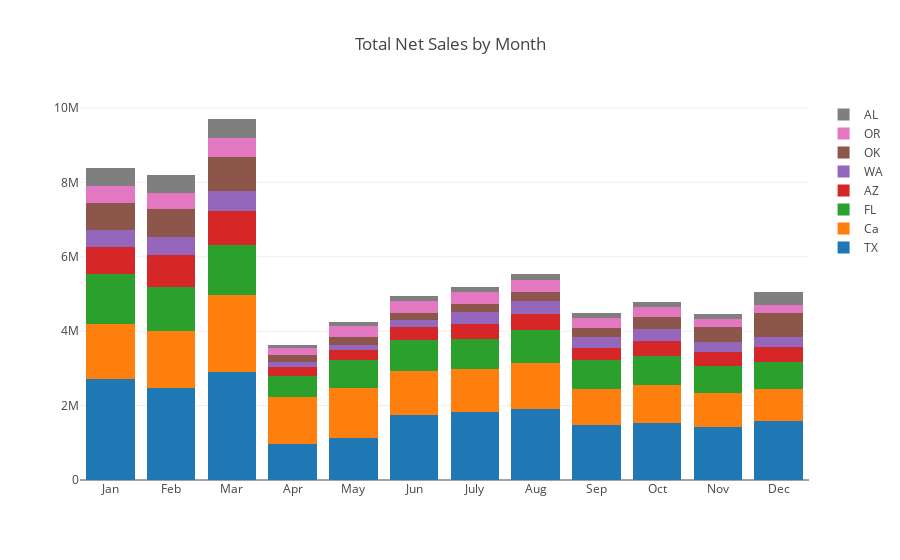

The notebook cell saved with this chart:
### Code cell
layout = go.Layout(title="Total Net Sales by Month",barmode='stack')

fig = go.Figure(data=get_traces4(sales_by_month), layout=layout)

offline.iplot(fig, filename='sales-by-month-basic-bar')

### Figure 1 — Plotly figure (JSON) as saved in the notebook; plotly's stock layout.template omitted (floating-point values rounded to 4 significant figures)
{"data": [{"name": "TX", "type": "bar", "uid": "9644eac9-306b-4ef3-9506-a873d5176244", "x": ["Jan", "Feb", "Mar", "Apr", "May", "Jun", "July", "Aug", "Sep", "Oct", "Nov", "Dec"], "y": [2715141, 2468235, 2916530, 966371, 1130897, 1748475, 1817404, 1896403, 1466915, 1541271, 1433199, 1596704]}, {"name": "Ca", "type": "bar", "uid": "192a03e0-ad67-4472-a3c9-88240a33755b", "x": ["Jan", "Feb", "Mar", "Apr", "May", "Jun", "July", "Aug", "Sep", "Oct", "Nov", "Dec"], "y": [1492000.0, 1531000.0, 2059000.0, 1273000.0, 1329000.0, 1193000.0, 1159000.0, 1239000.0, 982400.0, 1002000.0, 915800.0, 848300.0]}, {"name": "FL", "type": "bar", "uid": "55ea4bf1-f518-4ed7-81a1-cf30416f4029", "x": ["Jan", "Feb", "Mar", "Apr", "May", "Jun", "July", "Aug", "Sep", "Oct", "Nov", "Dec"], "y": [1328062, 1198429, 1329827, 545180, 763181, 808722, 815047, 904100, 768236, 799233, 709233, 725263]}, {"name": "AZ", "type": "bar", "uid": "8028673f-79b0-4172-98d1-6d7a14370c19", "x": ["Jan", "Feb", "Mar", "Apr", "May", "Jun", "July", "Aug", "Sep", "Oct", "Nov", "Dec"], "y": [720200.0, 852000.0, 933000.0, 251000.0, 282000.0, 360700.0, 389500.0, 423400.0, 336800.0, 404600.0, 377400.0, 401500.0]}, {"name": "WA", "type": "bar", "uid": "14be807e-c528-4eac-813d-2ed67cebed3c", "x": ["Jan", "Feb", "Mar", "Apr", "May", "Jun", "July", "Aug", "Sep", "Oct", "Nov", "Dec"], "y": [468600.0, 490200.0, 542500.0, 123667, 133133, 182038, 342246, 359740, 293039, 301531, 277588, 284244]}, {"name": "OK", "type": "bar", "uid": "ab7bb53f-df80-4e55-bb49-8d9aee3b6c1a", "x": ["Jan", "Feb", "Mar", "Apr", "May", "Jun", "July", "Aug", "Sep", "Oct", "Nov", "Dec"], "y": [733144, 743186, 904582, 196912, 201517, 199593, 211045, 223141, 246047, 331058, 398604, 620189]}, {"name": "OR", "type": "bar", "uid": "10660fdc-e73e-4f35-af44-42351217061b", "x": ["Jan", "Feb", "Mar", "Apr", "May", "Jun", "July", "Aug", "Sep", "Oct", "Nov", "Dec"], "y": [456280, 434171, 496018, 195271, 309840, 306834, 315169, 325820, 262865, 276475, 220211, 233688]}, {"name": "AL", "type": "bar", "uid": "f4001f54-998b-42d3-9f99-0f233c317c06", "x": ["Jan", "Feb", "Mar", "Apr", "May", "Jun", "July", "Aug", "Sep", "Oct", "Nov", "Dec"], "y": [476184, 494307, 523011, 84680, 89917, 140186, 151812, 173332, 134746, 137971, 133596, 336760]}], "layout": {"barmode": "stack", "title": "Total Net Sales by Month"}}
